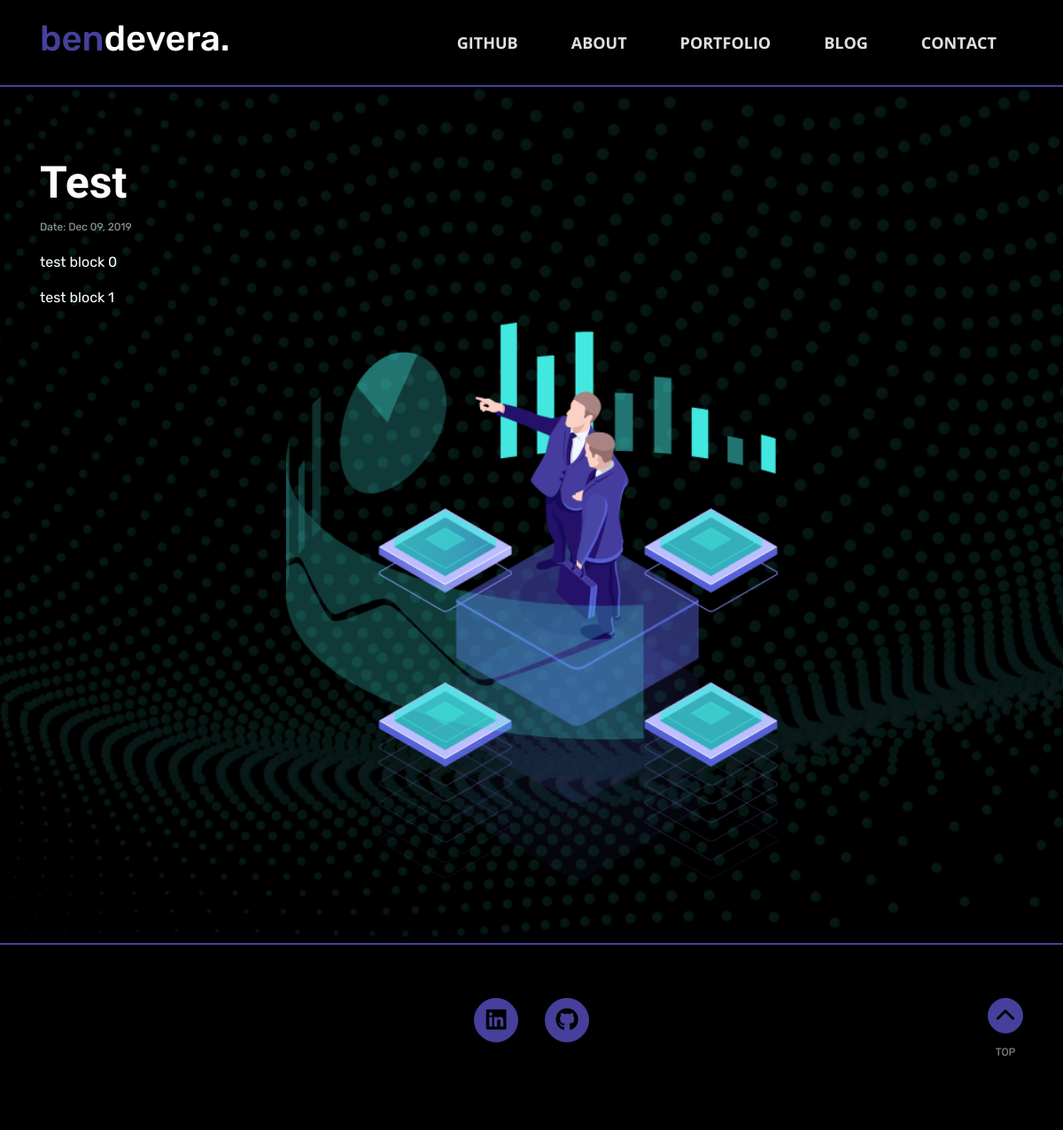
The page /blog/1 on the database its author committed.
### app/models.py (models this page shows)
class Post(db.Model):
    __tablename__ = "posts"
    id = Column(Integer, primary_key=True, autoincrement=True)
    title = Column(String)
    date = Column(db.DateTime, default=datetime.utcnow)
    abstract = Column(String, nullable=True)
    blocks = db.relationship('Block', backref="post")

class Block(db.Model):
    __tablename__ = "blocks"
    id = Column(Integer, primary_key=True, autoincrement=True)
    type = Column(String)
    data = Column(String)
    attribute = Column(String, nullable=True)
    order = Column(Integer)
    post_id = Column(Integer, ForeignKey('posts.id'))

### app/routes.py (the view)
@app.route('/blog/<id>')
def blog_post(id):
    post = Post.query.filter_by(id=id).first()
    if post is None:
        return redirect(url_for('index'))
    return render_template('blog_post.html', post=post)

### personal_website.py (called while the page is built)
@app.template_filter('prettytime')
def prettytime(s):
    return s.strftime('%b %d, %Y')

### app/templates/blog_post.html
{% extends "layout.html" %}
{% block content %}
<section class="blog">
    <div class="container">
        <h1>{{post.title}}</h1>
        <p class="blog-date">Date: {{ post.date | prettytime }}</p>
        {% for block in post.blocks %}
            {% if block.type == 'text' %}
                <p class="blog-text">{{block.data}}</p>
            {% elif block.type == 'heading' %}
                <h3>{{block.data}}</h3>
            {% elif block.type == 'code' %}
                <script src="{{block.data}}"></script>
            {% elif block.type == 'image' %}
                <img class="blog-image" src="{{block.data}}" alt="">
            {% endif %}
        {% endfor %}
    </div>
</section>
{% endblock %}

### app/static/css/main.css (style rules this page uses)
body { margin:0; padding:0; font-family: 'Rubik', sans-serif; font-size: 16px; line-height: 24px; background: #000000; color:#FFFFFF; }
h1,h2,h3,h4,h5,h6 { font-family: 'Work Sans', sans-serif; }
.blog { background-image: url('../images/dot_bg.png'); border-top: 2px solid #46409c; background-position: top center; background-size: cover; background-repeat: no-repeat; padding: 70px 0; }
.blog h1 { font-weight: 700; font-size: 50px; line-height: 76px; margin: 0; padding: 0; color: #fff; }
.blog-date { font-size: .75em; color: #99A2A9; }
.blog-image { display: block; margin: auto; width: 50%; }

### rows shown on the page
Post: title "Test", date|prettytime "Dec 09, 2019"
Block: data "test block 0"
Block: data "test block 1"
Block: data (picture)
